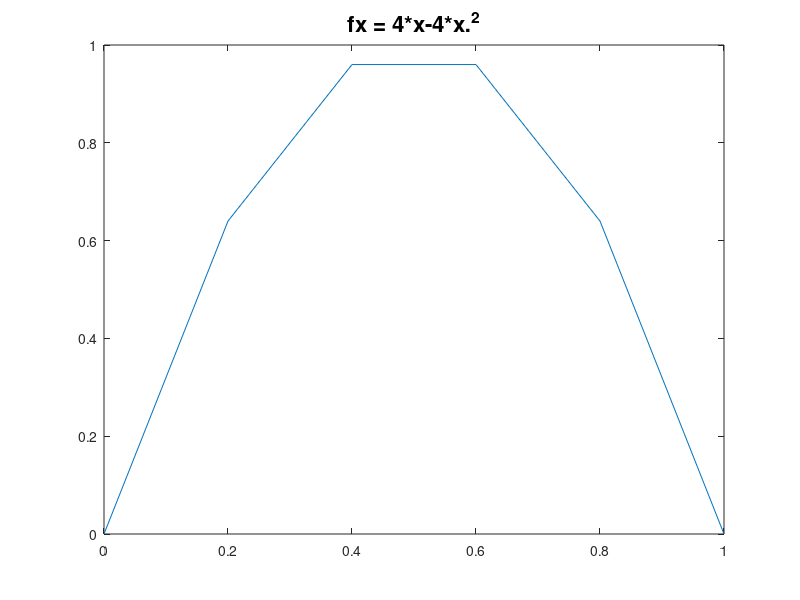

The MATLAB source for this figure: (Note: this script raises an error after producing the figure.)
L=1;
T=0.333;
c=1;
N=5;
h=L/N;
M=10;
k=T/M;
r=c^2*k/h^2

x=[0:h:L]';
t=[0:k:T];
fx='4*x-4*x.^2';
g1x='0';
g2x='0';
f=inline(fx,'x');
g1=inline(g1x,'t');
g2=inline(g2x,'t');
figure(1)
plot(x,f(x));
a=title(['fx = ' fx]);
set(a,'FontSize',16);

n=length(x);
m=length(t);
u=zeros(n,m);
u(2:n-1,1)=f(x(2:n-1));
u(1,1:m)=g1(t);
u(n,1:m)=g2(t);

for j=1:m-1
    for i=2:n-1
u(i,j+1)=(1-2*r)*u(i,j) + r*(u(i+1,j)+u(i-1,j));
    end
end
figure(2)
wavei(u',x,t);
shading interp;
a=xlabel('x');
set(a,'Fontsize',14);
a=ylabel('t');
set(a,'Fontsize',14);
a=title(['Forward Euler - r =' num2str(r)]);
set(a,'Fontsize',16);
colormap;

dn=floor(n/10);
figure(3)
surf(t,x,u);
shading interp;
a=ylabel('x');
set(a,'Fontsize',14);
a=xlabel('t');
set(a,'Fontsize',14);
a=title(['Forward Euler - r =' num2str(r)]);
%a=title('Heat Equation');
set(a,'Fontsize',16);

figure(4)
mesh(t,x,u);
a=ylabel('x');
set(a,'Fontsize',14);
a=xlabel('t');
set(a,'Fontsize',14);
a=title(['Forward Euler - r =' num2str(r)]);
%a=title('Heat Equation');
set(a,'Fontsize',16);
